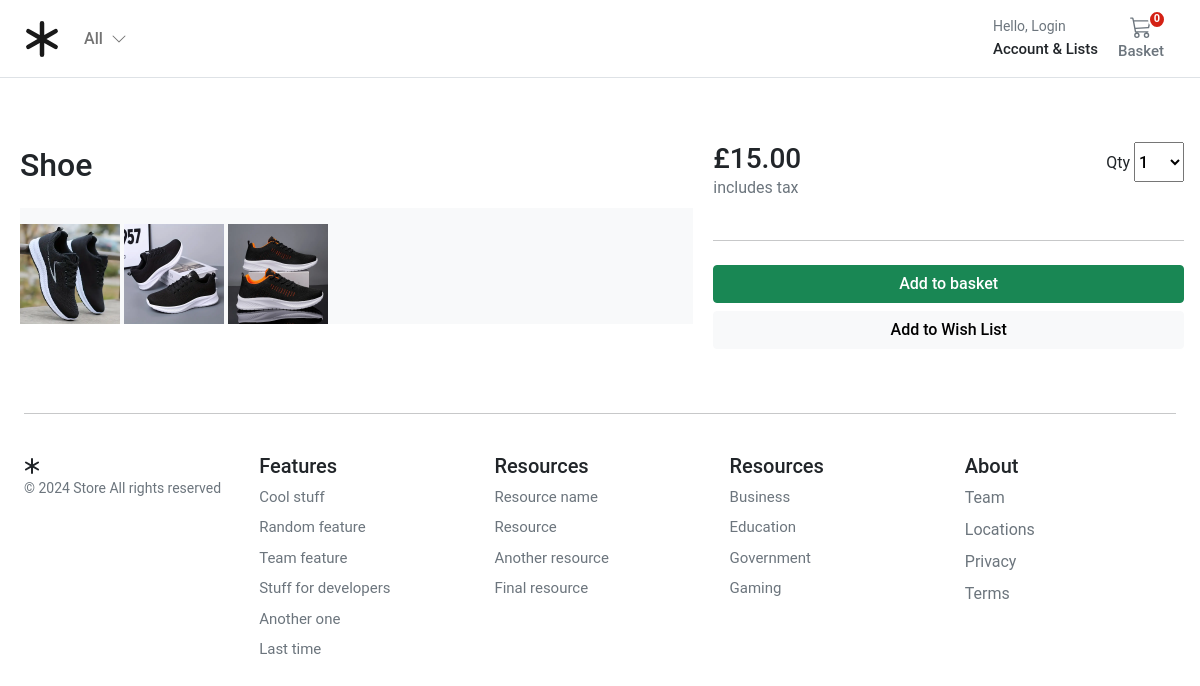
The page /men-running-shoe on the database its author committed.
### store/models.py (models this page shows, shortened)
class Product(models.Model):
    product_type = models.ForeignKey(ProductType, on_delete=models.RESTRICT)
    category = models.ForeignKey(Category, on_delete=models.RESTRICT)
    title = models.CharField(
        verbose_name=_("title"),
        help_text=_("Required"),
        max_length=255,
    )
    description = models.TextField(verbose_name=_("description"), help_text=_("Not Required"), blank=True)
    slug = models.SlugField(max_length=255)
    regular_price = models.DecimalField(
        verbose_name=_("Regular price"),
        help_text=_("Maximum 999.99"),
        error_messages={
            "name": {
                "max_length": _("The price must be between 0 and 999.99."),
            },
        },
        max_digits=5,
        decimal_places=2,
    )
    discount_price = models.DecimalField(
        verbose_name=_("Discount price"),
        help_text=_("Maximum 999.99"),
        error_messages={
            "name": {
                "max_length": _("The price must be between 0 and 999.99."),
            },
        },
        max_digits=5,
        decimal_places=2,
    )
    is_active = models.BooleanField(
        verbose_name=_("Product visibility"),
        help_text=_("Change product visibility"),
        default=True,
    )
    created_at = models.DateTimeField(_("Created at"), auto_now_add=True, editable=False)
    updated_at = models.DateTimeField(_("Updated at"), auto_now=True)
    users_wishlist = models.ManyToManyField(settings.AUTH_USER_MODEL, related_name="user_wishlist", blank=True)
    class Meta:
        ordering = ("-created_at",)
        verbose_name = _("Product")
        verbose_name_plural = _("Products")

class ProductImage(models.Model):
    product = models.ForeignKey(Product, on_delete=models.CASCADE, related_name="product_image")
    image = models.ImageField(
        verbose_name=_("image"),
        help_text=_("Upload a product image"),
        upload_to="images/",
        default="images/default.png",
    )
    alt_text = models.CharField(
        verbose_name=_("Alturnative text"),
        help_text=_("Please add alturnative text"),
        max_length=255,
        null=True,
        blank=True,
    )
    is_feature = models.BooleanField(default=False)
    created_at = models.DateTimeField(auto_now_add=True, editable=False)
    updated_at = models.DateTimeField(auto_now=True)
    class Meta:
        verbose_name = _("Product Image")
        verbose_name_plural = _("Product Images")

### store/views.py (the view)
# urls.py: path('<slug:slug>', views.product_detail, name='product_detail'),
def product_detail(request, slug):
    product = get_object_or_404(Product, slug=slug, is_active=True)
    return render(request, "store/single.html", {"product": product})

### store/context_processors.py (called while the page is built)
def categories(request):
    return {"categories": Category.objects.filter(level=0)}

### store/models.py (called while the page is built)
    def get_absolute_url(self):
        return reverse("store:category_list", args=[self.slug])

### templates/store/single.html (shortened to what this page needs)
{% extends "../base.html" %}
{% load static %}
{% block stylesheet %}{% static 'store/css/store.css' %}{% endblock %}
{% block content %}
<div class="container">
  <div class="row g-3">
    <div class="col-md-5 ps-3 col-lg-5 order-md-last p-0 order-1">
      <div class="d-grid gap-2">
        <div class="d-flex d-flex-inline justify-content-between">
          <div><span class="h3">£{{ product.regular_price }}</span>
            <p class="text-muted">includes tax</p>
          </div>
          <div>
            <label for="select">Qty</label>
            <select id="select" class="h6 store-select-dropdown">
              <option value="1">1</option>
            </select>
          </div>
        </div>
        <hr>
        <button type="button" id="add-button" value="{{product.id}}" class="btn btn-success fw500">Add to
          basket</button>
        <a href="{% url "account:user_wishlist" product.id  %}" class="btn btn-light fw500" role="button" aria-disabled="true">Add to Wish List</a>
      </div>
    </div>
    <div class="col-md-7 col-lg-7 p-0">
      <div class="card mb-3 border-0">
        <div class="row g-0">
          <div class="col-md-12">
            <div class="card-body p-1">
              <h1 class="mb-0 h2 pe-4 pb-4">{{ product.title }}</h1>
              <div class="bg-light">
                {% for image in product.product_image.all %}
                {% if image.is_feature %}
                <img class="img-fluid mx-auto d-block" width="200px" alt="Responsive image" src="{{ image.image.url }}"
                  alt="{{ image.image.alt_text }}">
                {% else %}
                <img class="img-fluid d-block-inline pt-3" width="100px" alt="Responsive image"
                  src="{{ image.image.url }}" alt="{{ image.image.alt_text }}">
                {% endif %}
                {% endfor %}
              </div>
            </div>
          </div>
        </div>
      </div>
    </div>
  </div>
  {% endblock %}

### static/core/css/base.css (style rules this page uses)
@media (min-width: 1000px) { .container { max-width: 1000px; } }
@media (max-width: 1200px) { .container { max-width: 100%; padding:0 24px; } }
html, body, p, div { letter-spacing: -0.02px; font-family: 'Roboto', sans-serif; }
.fw500 { font-weight: 500; }

### static/store/css/store.css (style rules this page uses)
.store-select-dropdown { width:50px; height:40px; }

### rows shown on the page
Product: regular_price "15.00", title "Shoe"
ProductImage: image (picture)
ProductImage: image (picture)
ProductImage: image (picture)
